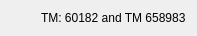
<?xml version="1.0" encoding="UTF-8"?>
<ui version="4.0">
 <class>HistoryWidget</class>
 <widget class="QWidget" name="HistoryWidget">
  <property name="geometry">
   <rect>
    <x>0</x>
    <y>0</y>
    <width>197</width>
    <height>35</height>
   </rect>
  </property>
  <property name="windowTitle">
   <string>Form</string>
  </property>
  <layout class="QHBoxLayout" name="horizontalLayout">
   <item>
    <widget class="QLabel" name="icon">
     <property name="text">
      <string/>
     </property>
    </widget>
   </item>
   <item>
    <widget class="QLabel" name="label">
     <property name="sizePolicy">
      <sizepolicy hsizetype="Fixed" vsizetype="Fixed">
       <horstretch>0</horstretch>
       <verstretch>0</verstretch>
      </sizepolicy>
     </property>
     <property name="text">
      <string>TM: 60182 and TM 658983</string>
     </property>
    </widget>
   </item>
  </layout>
 </widget>
 <resources/>
 <connections/>
</ui>
